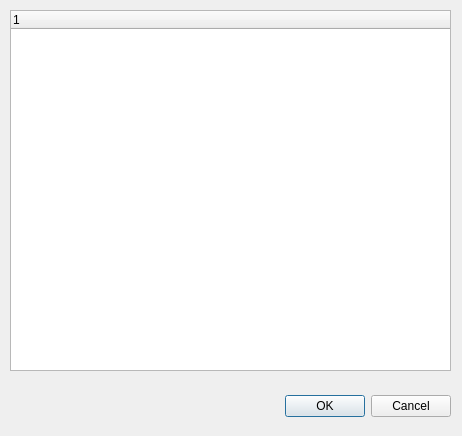
<?xml version="1.0" encoding="UTF-8"?>
<ui version="4.0">
 <class>Tree</class>
 <widget class="QDialog" name="Tree">
  <property name="geometry">
   <rect>
    <x>0</x>
    <y>0</y>
    <width>462</width>
    <height>436</height>
   </rect>
  </property>
  <property name="windowTitle">
   <string>Dialog</string>
  </property>
  <widget class="QDialogButtonBox" name="buttonBox">
   <property name="geometry">
    <rect>
     <x>110</x>
     <y>390</y>
     <width>341</width>
     <height>32</height>
    </rect>
   </property>
   <property name="orientation">
    <enum>Qt::Horizontal</enum>
   </property>
   <property name="standardButtons">
    <set>QDialogButtonBox::Cancel|QDialogButtonBox::Ok</set>
   </property>
  </widget>
  <widget class="QTreeWidget" name="treeWidget">
   <property name="geometry">
    <rect>
     <x>10</x>
     <y>10</y>
     <width>441</width>
     <height>361</height>
    </rect>
   </property>
   <column>
    <property name="text">
     <string notr="true">1</string>
    </property>
   </column>
  </widget>
 </widget>
 <resources/>
 <connections>
  <connection>
   <sender>buttonBox</sender>
   <signal>accepted()</signal>
   <receiver>Tree</receiver>
   <slot>accept()</slot>
   <hints>
    <hint type="sourcelabel">
     <x>248</x>
     <y>254</y>
    </hint>
    <hint type="destinationlabel">
     <x>157</x>
     <y>274</y>
    </hint>
   </hints>
  </connection>
  <connection>
   <sender>buttonBox</sender>
   <signal>rejected()</signal>
   <receiver>Tree</receiver>
   <slot>reject()</slot>
   <hints>
    <hint type="sourcelabel">
     <x>316</x>
     <y>260</y>
    </hint>
    <hint type="destinationlabel">
     <x>286</x>
     <y>274</y>
    </hint>
   </hints>
  </connection>
 </connections>
</ui>
